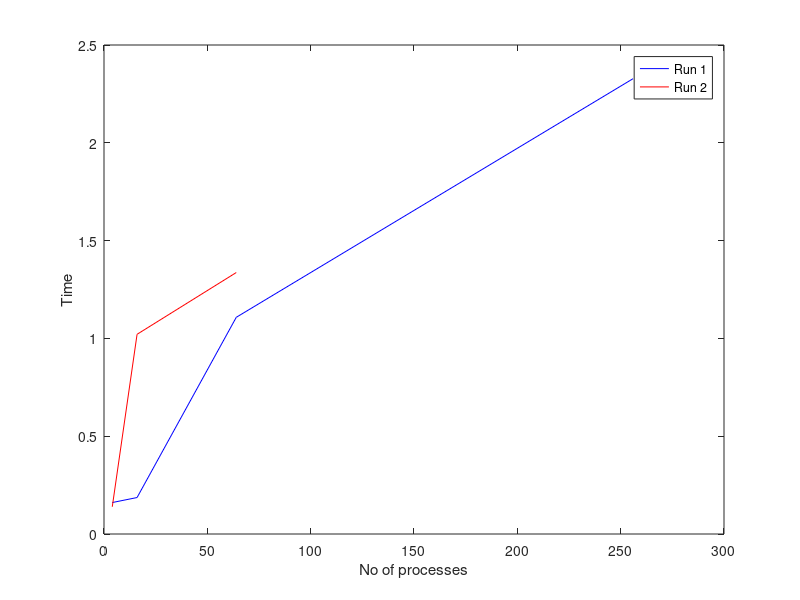
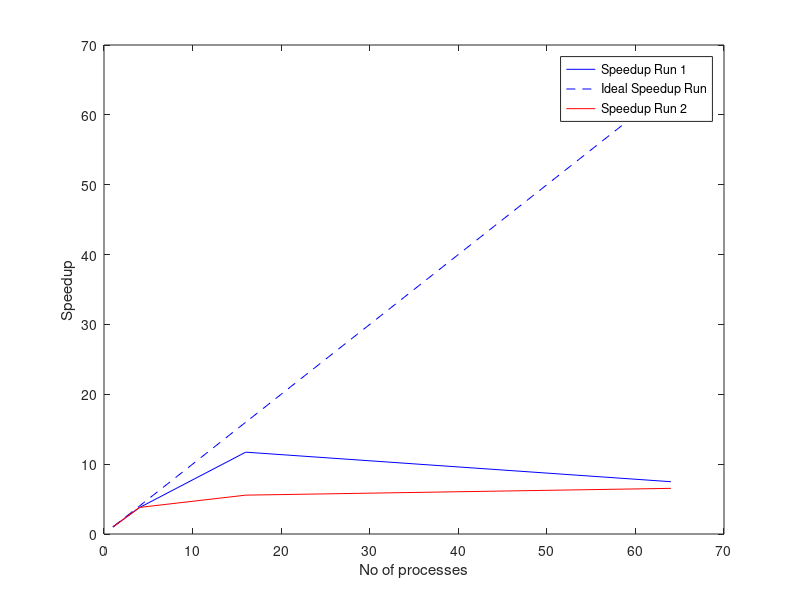

Recreate these plots in MATLAB, in order.
processors1 = [4, 16, 64, 256];
processors2 = [1, 4, 16, 64];

processors1_run2 = [4, 16, 64];
processors2_run2 = [1, 4, 16, 64];

time1 = [0.160852, 0.186441, 1.107792, 2.327834];
time2 = [8.982452, 2.376736, 0.766782, 1.199778];
speedup = max(time2) * time2.^-1;
idealspeedup = processors2 / min(processors2);


time1_run2 = [0.139245, 1.020928, 1.336720];
time2_run2 = [9.032821, 2.374013, 1.623890, 1.382160];
speedup_run2 = max(time2_run2) * time2_run2.^-1;
idealspeedup_run2 = processors2_run2 / min(processors2_run2);

figure(1)

str_title = sprintf('Weak Scaling study of 2D Jacobian Smoother with MPI');
title(str_title);
plotspec = 'b-';
plot(processors1, time1, plotspec);
hold on;
plotspec = 'r-';
plot(processors1_run2, time1_run2, plotspec);
xlabel('No of processes')
ylabel('Time')
legend('Run 1', 'Run 2')

figure(2)

str_title = sprintf('Strong Scaling study of 2D Jacobian Smoother with MPI');
title(str_title);
plotspec = 'b-';
plotspec2 = 'b--';
plot(processors2, speedup, plotspec, processors2, idealspeedup, plotspec2);
hold on;
plotspec3 = 'r-';
plotspec4 = 'r--';
plot(processors2_run2, speedup_run2, plotspec3);
xlabel('No of processes')
ylabel('Speedup')
legend('Speedup Run 1', 'Ideal Speedup Run', 'Speedup Run 2')